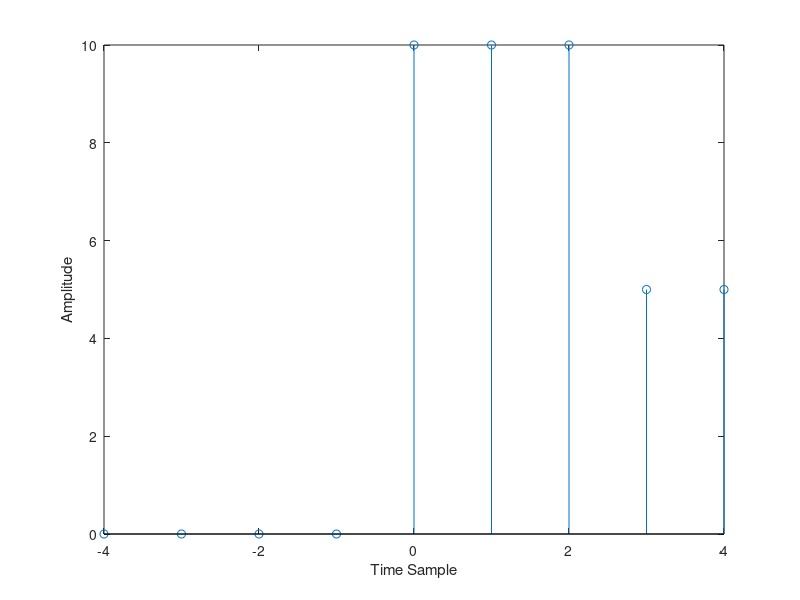

Reproduce this figure in MATLAB.
clc;
clear all;
close all;

n = -4:4;

u_n = [n >= 0];
u_n3 = [n >= 3];
u_n10 = [n >= 10];
u_n15 = [n >= 15];

x3 = (10*u_n) - 5*(u_n3) - 10*(u_n10) + 5*(u_n15);

stem(n, x3);
xlabel('Time Sample');
ylabel('Amplitude');
